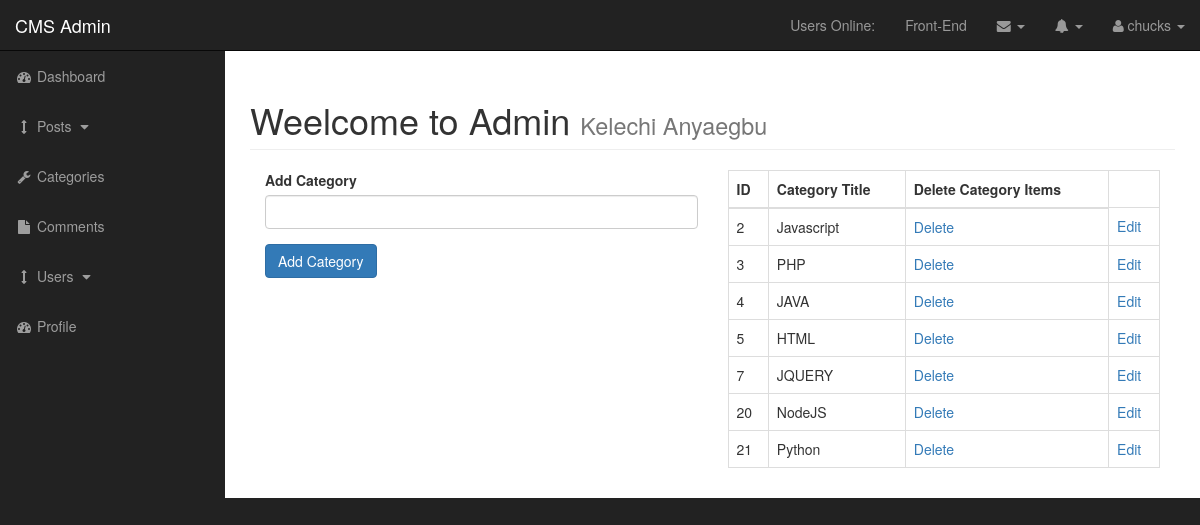
The page /admin/categories.php (signed in) on the database its author committed.
### tables this page shows
CREATE TABLE `categories` (
  `cat_id` int(3) NOT NULL,
  `cat_title` varchar(256) NOT NULL
);

### admin/functions.php (the view, shortened to what this page needs)
<?php
function FindAllCategories(){
    global $connection;
    $query = "SELECT * from categories";
    $select_categories = mysqli_query($connection,$query);
    while($row = mysqli_fetch_assoc($select_categories)){
    $cat_id =  $row['cat_id'];
    $cat_title =  $row['cat_title'];
    echo "<tr>";
    echo "<td>{$cat_id}</td>";
    echo "<td>{$cat_title}</td>";
    echo "<td><a href='categories.php?delete={$cat_id}'>Delete</a></td>";
    echo "<td><a href='categories.php?edit={$cat_id}'>Edit</a></td>";
    echo "</tr>";
}
}
?>

### admin/css/sb-admin.css (style rules this page uses)
body { margin-top: 100px; background-color: #222; }
@media (min-width:768px) { body { margin-top: 50px; } }

### rows shown on the page
categories: cat_id "2", cat_title "Javascript"
categories: cat_id "3", cat_title "PHP"
categories: cat_id "4", cat_title "JAVA"
categories: cat_id "5", cat_title "HTML"
categories: cat_id "7", cat_title "JQUERY"
categories: cat_id "20", cat_title "NodeJS"
categories: cat_id "21", cat_title "Python"

### other values the page prints
$_SESSION['username'] "chucks"
